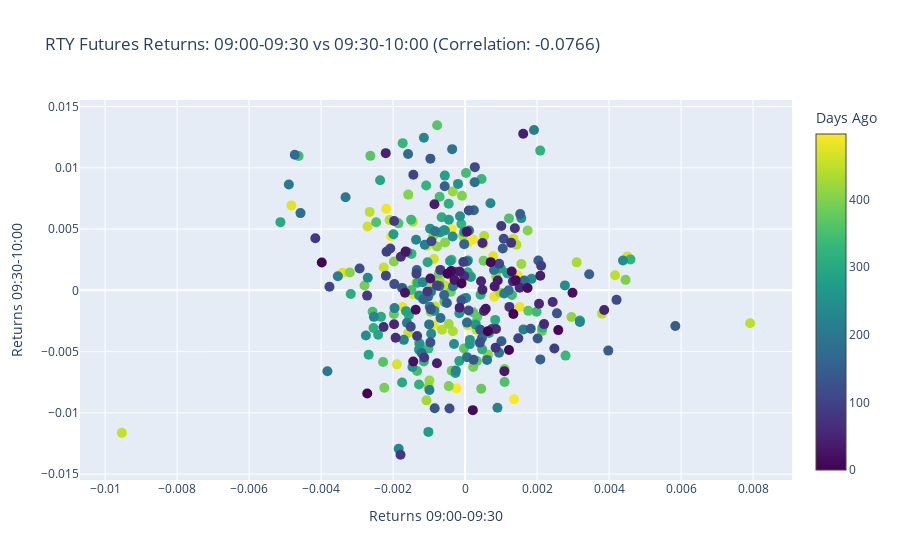
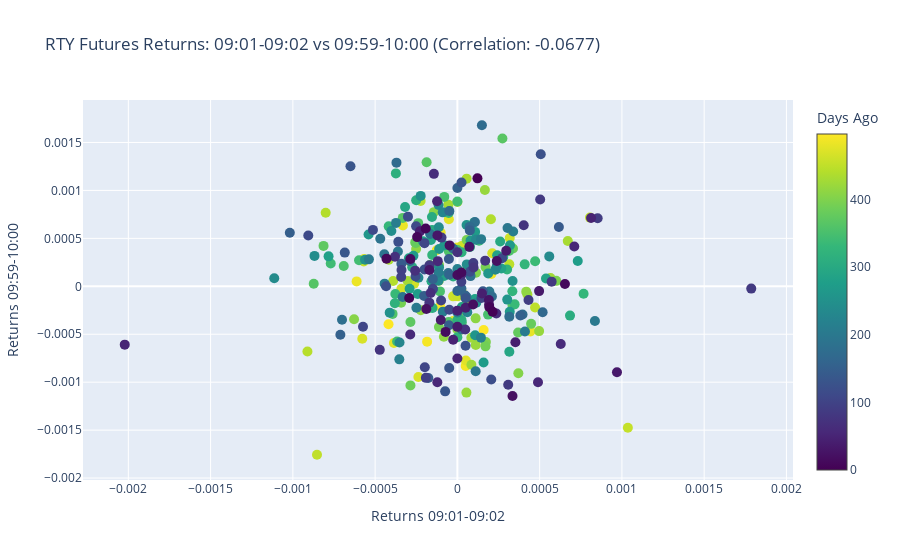
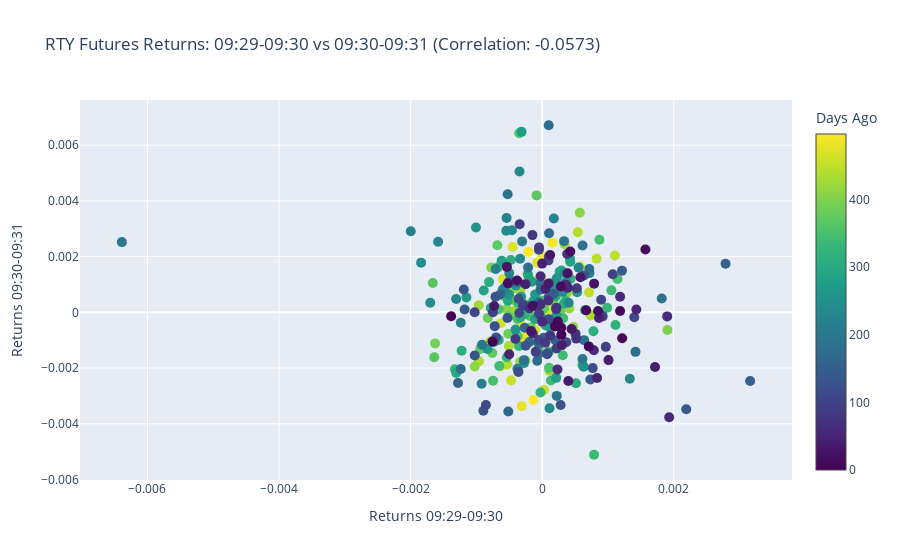

Write notebook code for charts like these, in order.
### Code cell
import pandas as pd
import plotly.graph_objects as go
from plotly.subplots import make_subplots
import ipywidgets as widgets
from IPython.display import display

# Load data (assuming this part works now)
df = pd.read_csv("rty.csv")


# Function to parse the combined date and time
def parse_datetime(date, time_start):
    date = pd.to_datetime(date)
    time_parts = time_start.split()
    if len(time_parts) == 3:  # Format: "0 days HH:MM:SS.fraction"
        time = pd.to_timedelta(time_parts[2])
    else:  # Format: "HH:MM:SS.fraction"
        time = pd.to_timedelta(time_parts[0])
    return date + time


# Apply the parsing function
df["DateTime"] = df.apply(
    lambda row: parse_datetime(row["Date"], row["TimeStart"]), axis=1
)
df["Date"] = pd.to_datetime(df["Date"])


# Function to calculate returns for a specific time range
def calculate_returns(df, start_time, end_time):
    mask = (df["DateTime"].dt.time >= start_time) & (df["DateTime"].dt.time < end_time)
    return df[mask].groupby("Date")["LogReturn"].sum()


# Function to update the plot
def update_plot(start_time1, end_time1, start_time2, end_time2):
    returns_1 = calculate_returns(
        df, pd.to_datetime(start_time1).time(), pd.to_datetime(end_time1).time()
    )
    returns_2 = calculate_returns(
        df, pd.to_datetime(start_time2).time(), pd.to_datetime(end_time2).time()
    )

    plot_df = pd.DataFrame({"Returns_1": returns_1, "Returns_2": returns_2})
    plot_df["DaysAgo"] = (plot_df.index.max() - plot_df.index).days

    correlation = plot_df["Returns_1"].corr(plot_df["Returns_2"])

    fig = go.Figure()

    fig.add_trace(
        go.Scatter(
            x=plot_df["Returns_1"],
            y=plot_df["Returns_2"],
            mode="markers",
            marker=dict(
                size=10,
                color=plot_df["DaysAgo"],
                colorscale="Viridis",
                colorbar=dict(title="Days Ago"),
            ),
            text=plot_df.index.strftime("%Y-%m-%d"),
            hovertemplate="Date: %{text}<br>Returns "
            + start_time1
            + "-"
            + end_time1
            + ": %{x:.4f}<br>Returns "
            + start_time2
            + "-"
            + end_time2
            + ": %{y:.4f}<extra></extra>",
        )
    )

    fig.update_layout(
        title=f"RTY Futures Returns: {start_time1}-{end_time1} vs {start_time2}-{end_time2} (Correlation: {correlation:.4f})",
        xaxis_title=f"Returns {start_time1}-{end_time1}",
        yaxis_title=f"Returns {start_time2}-{end_time2}",
    )

    fig.show()


# Create widgets for time input
time1_start = widgets.Text(value="09:00", description="Time 1 Start:")
time1_end = widgets.Text(value="09:30", description="Time 1 End:")
time2_start = widgets.Text(value="09:30", description="Time 2 Start:")
time2_end = widgets.Text(value="10:00", description="Time 2 End:")
update_button = widgets.Button(description="Update Plot")

# Layout for widgets
input_layout = widgets.VBox(
    [
        widgets.HBox([time1_start, time1_end]),
        widgets.HBox([time2_start, time2_end]),
        update_button,
    ]
)

# Display widgets
display(input_layout)


# Update plot when button is clicked
def on_button_clicked(b):
    update_plot(time1_start.value, time1_end.value, time2_start.value, time2_end.value)


update_button.on_click(on_button_clicked)

# Initial plot
update_plot("09:00", "09:30", "09:30", "10:00")

### Figure 1 — Plotly figure (JSON) as saved in the notebook; plotly's stock layout.template omitted (floating-point values rounded to 4 significant figures; data arrays with more than 128 entries replaced by an {"elided": "..."} marker saying what was removed)
{"data": [{"hovertemplate": "Date: %{text}<br>Returns 09:00-09:30: %{x:.4f}<br>Returns 09:30-10:00: %{y:.4f}<extra></extra>", "marker": {"color": {"elided": "340 int values"}, "colorbar": {"title": {"text": "Days Ago"}}, "colorscale": [[0, "#440154"], [0.1111, "#482878"], [0.2222, "#3e4989"], [0.3333, "#31688e"], [0.4444, "#26828e"], [0.5556, "#1f9e89"], [0.6667, "#35b779"], [0.7778, "#6ece58"], [0.8889, "#b5de2b"], [1, "#fde725"]], "size": 10}, "mode": "markers", "text": {"elided": "340 str values"}, "type": "scatter", "x": {"elided": "340 float values"}, "y": {"elided": "340 float values"}}], "layout": {"title": {"text": "RTY Futures Returns: 09:00-09:30 vs 09:30-10:00 (Correlation: -0.0766)"}, "xaxis": {"title": {"text": "Returns 09:00-09:30"}}, "yaxis": {"title": {"text": "Returns 09:30-10:00"}}}}

### Figure 2 — Plotly figure (JSON) as saved in the notebook; plotly's stock layout.template omitted (floating-point values rounded to 4 significant figures; data arrays with more than 128 entries replaced by an {"elided": "..."} marker saying what was removed)
{"data": [{"hovertemplate": "Date: %{text}<br>Returns 09:01-09:02: %{x:.4f}<br>Returns 09:59-10:00: %{y:.4f}<extra></extra>", "marker": {"color": {"elided": "340 int values"}, "colorbar": {"title": {"text": "Days Ago"}}, "colorscale": [[0, "#440154"], [0.1111, "#482878"], [0.2222, "#3e4989"], [0.3333, "#31688e"], [0.4444, "#26828e"], [0.5556, "#1f9e89"], [0.6667, "#35b779"], [0.7778, "#6ece58"], [0.8889, "#b5de2b"], [1, "#fde725"]], "size": 10}, "mode": "markers", "text": {"elided": "340 str values"}, "type": "scatter", "x": {"elided": "340 float values"}, "y": {"elided": "340 float values"}}], "layout": {"title": {"text": "RTY Futures Returns: 09:01-09:02 vs 09:59-10:00 (Correlation: -0.0677)"}, "xaxis": {"title": {"text": "Returns 09:01-09:02"}}, "yaxis": {"title": {"text": "Returns 09:59-10:00"}}}}

### Figure 3 — Plotly figure (JSON) as saved in the notebook; plotly's stock layout.template omitted (floating-point values rounded to 4 significant figures; data arrays with more than 128 entries replaced by an {"elided": "..."} marker saying what was removed)
{"data": [{"hovertemplate": "Date: %{text}<br>Returns 09:29-09:30: %{x:.4f}<br>Returns 09:30-09:31: %{y:.4f}<extra></extra>", "marker": {"color": {"elided": "340 int values"}, "colorbar": {"title": {"text": "Days Ago"}}, "colorscale": [[0, "#440154"], [0.1111, "#482878"], [0.2222, "#3e4989"], [0.3333, "#31688e"], [0.4444, "#26828e"], [0.5556, "#1f9e89"], [0.6667, "#35b779"], [0.7778, "#6ece58"], [0.8889, "#b5de2b"], [1, "#fde725"]], "size": 10}, "mode": "markers", "text": {"elided": "340 str values"}, "type": "scatter", "x": {"elided": "340 float values"}, "y": {"elided": "340 float values"}}], "layout": {"title": {"text": "RTY Futures Returns: 09:29-09:30 vs 09:30-09:31 (Correlation: -0.0573)"}, "xaxis": {"title": {"text": "Returns 09:29-09:30"}}, "yaxis": {"title": {"text": "Returns 09:30-09:31"}}}}
